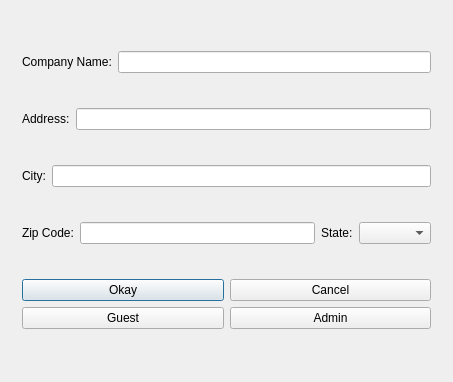
<?xml version="1.0" encoding="UTF-8"?>
<ui version="4.0">
 <class>Dialog</class>
 <widget class="QDialog" name="Dialog">
  <property name="geometry">
   <rect>
    <x>0</x>
    <y>0</y>
    <width>453</width>
    <height>382</height>
   </rect>
  </property>
  <property name="windowTitle">
   <string>Dialog</string>
  </property>
  <layout class="QVBoxLayout" name="verticalLayout">
   <item>
    <widget class="QStackedWidget" name="stackedWidget">
     <property name="currentIndex">
      <number>0</number>
     </property>
     <widget class="QWidget" name="page">
      <layout class="QHBoxLayout" name="horizontalLayout_11">
       <item>
        <layout class="QVBoxLayout" name="verticalLayout_3">
         <item>
          <layout class="QHBoxLayout" name="horizontalLayout">
           <item>
            <widget class="QLabel" name="label">
             <property name="text">
              <string>Company Name:</string>
             </property>
            </widget>
           </item>
           <item>
            <widget class="QLineEdit" name="nameEdit"/>
           </item>
          </layout>
         </item>
         <item>
          <layout class="QHBoxLayout" name="horizontalLayout_7">
           <item>
            <widget class="QLabel" name="label_2">
             <property name="text">
              <string>Address:</string>
             </property>
            </widget>
           </item>
           <item>
            <widget class="QLineEdit" name="addressEdit"/>
           </item>
          </layout>
         </item>
         <item>
          <layout class="QHBoxLayout" name="horizontalLayout_10">
           <item>
            <widget class="QLabel" name="label_3">
             <property name="text">
              <string>City:</string>
             </property>
            </widget>
           </item>
           <item>
            <widget class="QLineEdit" name="cityEdit"/>
           </item>
          </layout>
         </item>
         <item>
          <layout class="QHBoxLayout" name="horizontalLayout_4">
           <item>
            <layout class="QHBoxLayout" name="horizontalLayout_2">
             <item>
              <widget class="QLabel" name="label_5">
               <property name="text">
                <string>Zip Code:</string>
               </property>
              </widget>
             </item>
             <item>
              <widget class="QLineEdit" name="zipEdit"/>
             </item>
            </layout>
           </item>
           <item>
            <layout class="QHBoxLayout" name="horizontalLayout_3">
             <item>
              <widget class="QLabel" name="label_4">
               <property name="text">
                <string>State:</string>
               </property>
              </widget>
             </item>
             <item>
              <widget class="QComboBox" name="comboBox"/>
             </item>
            </layout>
           </item>
          </layout>
         </item>
         <item>
          <layout class="QVBoxLayout" name="verticalLayout_2">
           <item>
            <layout class="QHBoxLayout" name="horizontalLayout_5">
             <item>
              <widget class="QPushButton" name="okay1">
               <property name="text">
                <string>Okay</string>
               </property>
              </widget>
             </item>
             <item>
              <widget class="QPushButton" name="cancel1">
               <property name="text">
                <string>Cancel</string>
               </property>
              </widget>
             </item>
            </layout>
           </item>
           <item>
            <layout class="QHBoxLayout" name="horizontalLayout_6">
             <item>
              <widget class="QPushButton" name="guestButton">
               <property name="text">
                <string>Guest</string>
               </property>
              </widget>
             </item>
             <item>
              <widget class="QPushButton" name="adminButton">
               <property name="text">
                <string>Admin</string>
               </property>
              </widget>
             </item>
            </layout>
           </item>
          </layout>
         </item>
        </layout>
       </item>
      </layout>
     </widget>
     <widget class="QWidget" name="page_2">
      <widget class="QCommandLinkButton" name="goBack">
       <property name="geometry">
        <rect>
         <x>140</x>
         <y>220</y>
         <width>187</width>
         <height>41</height>
        </rect>
       </property>
       <property name="text">
        <string>Go Back</string>
       </property>
      </widget>
      <widget class="QWidget" name="layoutWidget">
       <property name="geometry">
        <rect>
         <x>2</x>
         <y>34</y>
         <width>241</width>
         <height>181</height>
        </rect>
       </property>
       <layout class="QVBoxLayout" name="verticalLayout_6">
        <item>
         <layout class="QHBoxLayout" name="horizontalLayout_8">
          <item>
           <layout class="QVBoxLayout" name="verticalLayout_5">
            <item>
             <widget class="QLabel" name="label_6">
              <property name="text">
               <string>Username:</string>
              </property>
             </widget>
            </item>
            <item>
             <widget class="QLabel" name="label_7">
              <property name="text">
               <string>Password:</string>
              </property>
             </widget>
            </item>
           </layout>
          </item>
          <item>
           <layout class="QVBoxLayout" name="verticalLayout_4">
            <item>
             <widget class="QLineEdit" name="usernameEdit"/>
            </item>
            <item>
             <widget class="QLineEdit" name="passwordEdit"/>
            </item>
           </layout>
          </item>
         </layout>
        </item>
        <item>
         <layout class="QHBoxLayout" name="horizontalLayout_9">
          <item>
           <widget class="QPushButton" name="okay2">
            <property name="text">
             <string>Okay</string>
            </property>
           </widget>
          </item>
          <item>
           <widget class="QPushButton" name="cancel2">
            <property name="text">
             <string>Cancel</string>
            </property>
           </widget>
          </item>
         </layout>
        </item>
       </layout>
      </widget>
     </widget>
    </widget>
   </item>
  </layout>
 </widget>
 <layoutdefault spacing="6" margin="11"/>
 <resources/>
 <connections>
  <connection>
   <sender>cancel2</sender>
   <signal>clicked()</signal>
   <receiver>Dialog</receiver>
   <slot>close()</slot>
   <hints>
    <hint type="sourcelabel">
     <x>186</x>
     <y>183</y>
    </hint>
    <hint type="destinationlabel">
     <x>114</x>
     <y>278</y>
    </hint>
   </hints>
  </connection>
  <connection>
   <sender>cancel1</sender>
   <signal>clicked()</signal>
   <receiver>Dialog</receiver>
   <slot>close()</slot>
   <hints>
    <hint type="sourcelabel">
     <x>199</x>
     <y>199</y>
    </hint>
    <hint type="destinationlabel">
     <x>265</x>
     <y>212</y>
    </hint>
   </hints>
  </connection>
 </connections>
</ui>
